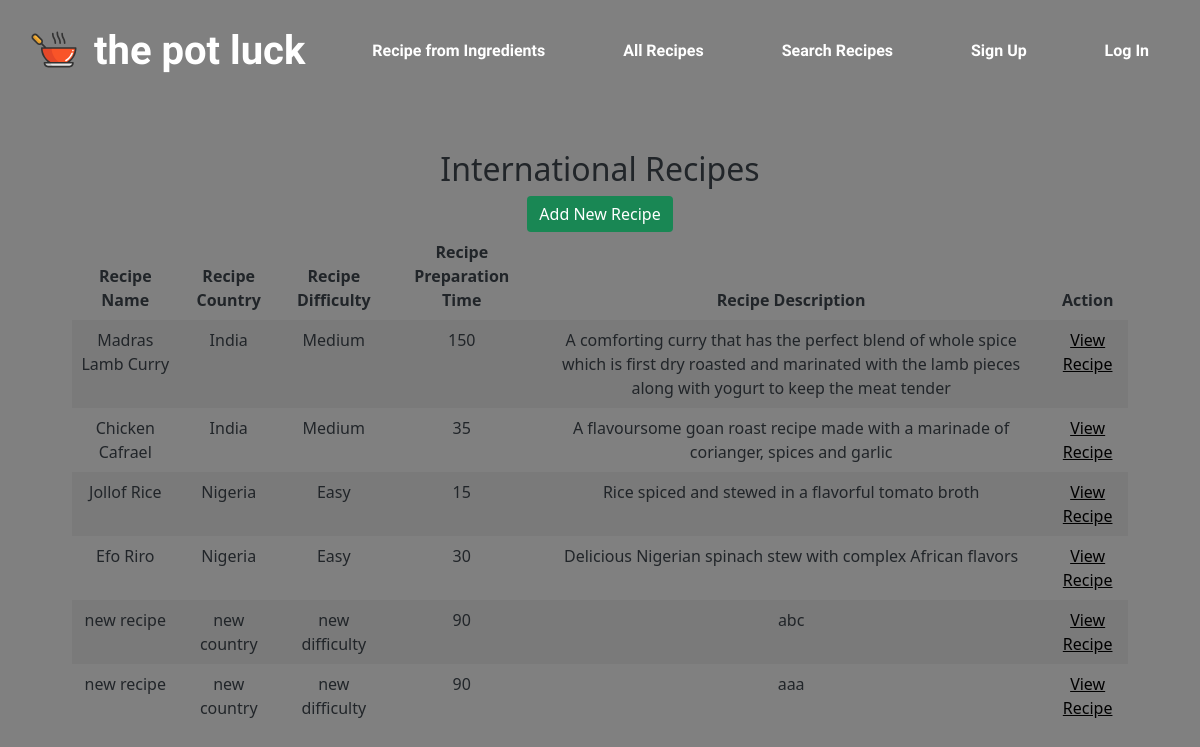
/allrecipes.php (signed in), run on the app's committed database.
### tables this page shows
CREATE TABLE `recipes` (
  `rec_id` int(11) NOT NULL,
  `rec_name` varchar(50) NOT NULL,
  `rec_country` varchar(50) NOT NULL,
  `rec_difficulty` varchar(50) NOT NULL,
  `rec_prep_time` varchar(50) NOT NULL,
  `rec_added_by` varchar(50) NOT NULL,
  `rec_added_date` datetime DEFAULT current_timestamp(),
  `rec_desc` mediumtext NOT NULL,
  `rec_ing` mediumtext NOT NULL,
  `rec_prep` mediumtext NOT NULL
);

### allrecipes.php (the view, shortened to what this page needs)
<!DOCTYPE html>
<html lang="en">
<head>
    <link href="https://cdn.jsdelivr.net/npm/bootstrap@5.1.3/dist/css/bootstrap.min.css" rel="stylesheet"
>
    <link rel="stylesheet" href="styles/page.css">
</head>
<body>
    <nav class="navbar fixed-top navbar-dark navbar-expand-sm justify-content-between">
        <div class="container-fluid">
            <nav class="navbar navbar-dark">
                <div class="container-fluid">
                    <a class="navbar-brand" href="index.php">
                        <img src="images/logo.svg" alt="logo" width="60" height="45"
                            class="d-inline-block align-text-top">
                        the pot luck
                    </a>
                </div>
            </nav>
            <div class="collapse navbar-collapse" id="navbarSupportedContent">
                <ul class="navbar-nav nav-fill w-100">
                    <li class="nav-item text-center" id="search-btn">
                                    <a style="color:white;" href="ingredients.php" class="nav-link" data-toggle="modal" data-target="ingredeints.php"><span
                                            class="d-none d-sm-inline d-xl-block px-1 fw-bolder">Recipe from Ingredients
                                            </span></a>
                        <li class="nav-item text-center" id="search-btn">
                                    <a style="color:white;" href="allrecipes.php" class="nav-link" data-toggle="modal" data-target="international.php"><span
                                            class="d-none d-sm-inline d-xl-block px-1 fw-bolder">All Recipes
                                            </span></a>
                            <li class="nav-item text-center" id="search-btn">
                                    <a style="color:white;" href="search.php" class="nav-link" data-toggle="modal" data-target="search.php"><span
                                            class="d-none d-sm-inline d-xl-block px-1 fw-bolder">Search Recipes
                                            </span></a>
                                <li class="nav-item text-center" id="signup-btn">
                                    <a style="color:white;" href="signup.php" class="nav-link" data-toggle="modal" data-target="signup.php"><span
                                            class="d-none d-sm-inline d-xl-block px-1 fw-bolder">Sign
                                            Up</span></a>
                                </li>
                                <li class="nav-item text-center" id="login-btn">
                                    <a style="color:white;" href="login.php" class="nav-link" data-toggle="modal" data-target="#"><span
                                            class="d-none d-sm-inline d-xl-block px-1 fw-bolder">Log In</span></a>
                                </li>
                        </div>
                    </nav>
</head>
<body>
    <div class="wrapper">
        <div class="container-fluid">
            <div class="row">
                <div class="col-12 text-center">
                    <div class="clearfix">
                        <h2>International Recipes</h2>
                        <a href="recipeadd.php" class="btn btn-success pull-right"><i class="fa fa-plus"></i> Add New Recipe</a>
                    </div>
                    <?php
                    require_once "config.php";
                    $sql = "SELECT * FROM recipes";
                    if($result = mysqli_query($connection, $sql)){
                        if(mysqli_num_rows($result) > 0){
                            echo '<table class="table table-bordered table-striped">';
                                echo "<thead>";
                                    echo "<tr>";
                                        echo "<th>Recipe Name</th>";
                                        echo "<th>Recipe Country</th>";
                                        echo "<th>Recipe Difficulty</th>";
                                        echo "<th>Recipe Preparation Time</th>";
                                        echo "<th>Recipe Description</th>";
                                        echo "<th>Action</th>";
                                    echo "</tr>";
                                echo "</thead>";
                                echo "<tbody>";
                                while($row = mysqli_fetch_array($result)){
                                    echo "<tr>";
                                        echo "<td>" . $row['rec_name'] . "</td>";
                                        echo "<td>" . $row['rec_country'] . "</td>";
                                        echo "<td>" . $row['rec_difficulty'] . "</td>";
                                        echo "<td>" . $row['rec_prep_time'] . "</td>";
                                        echo "<td>" . $row['rec_desc'] . "</td>";
                                        echo "<td>";
                                        echo '<a style="color:black;" href="recipeview.php?rec_name='. $row['rec_name'] .'" class="mr-3" title="View Recipe"><span>View Recipe</span></a>';
                                        echo "</td>";
                                    echo "</tr>";
                                }
                                echo "</tbody>";
                            echo "</table>";
                        } else{
                            echo '<div class="alert alert-danger"><em>No records were found.</em></div>';
                        }
                    } else{
                        echo "Oops! Something went wrong. Please try again later.";
                    }
                    ?>
                </div>
            </div>
        </div>
    </div>
</body>
</html>

### styles/page.css (style rules this page uses)
* { border: 0 !important; }
body { -ms-overflow-style: none; scrollbar-width: none; background-color: grey; padding-top: 150px; }
.navbar-brand { font-size: 40px; font-family: 'Short Stack', cursive; font-weight: bolder; color: white; }
.navbar { font-family: 'Short Stack', cursive; color: white !important; }

### allrecipes.php (style rules this page uses)
.wrapper { width: 90%; margin: 0 auto; }

### data on the page
recipes: rec_name "Madras Lamb Curry", rec_country "India", rec_difficulty "Medium", rec_prep_time "150", rec_desc "A comforting curry that has the perfect blend of whole spice which is first dry roasted and marinated with the lamb pieces along with yogurt to keep the meat tender"
recipes: rec_name "Chicken Cafrael", rec_country "India", rec_difficulty "Medium", rec_prep_time "35", rec_desc "A flavoursome goan roast recipe made with a marinade of corianger, spices and garlic"
recipes: rec_name "Jollof Rice", rec_country "Nigeria", rec_difficulty "Easy", rec_prep_time "15", rec_desc "Rice spiced and stewed in a flavorful tomato broth"
recipes: rec_name "Efo Riro", rec_country "Nigeria", rec_difficulty "Easy", rec_prep_time "30", rec_desc "Delicious Nigerian spinach stew with complex African flavors"
recipes: rec_name "new recipe", rec_country "new country", rec_difficulty "new difficulty", rec_prep_time "90", rec_desc "abc"
recipes: rec_name "new recipe", rec_country "new country", rec_difficulty "new difficulty", rec_prep_time "90", rec_desc "aaa"
